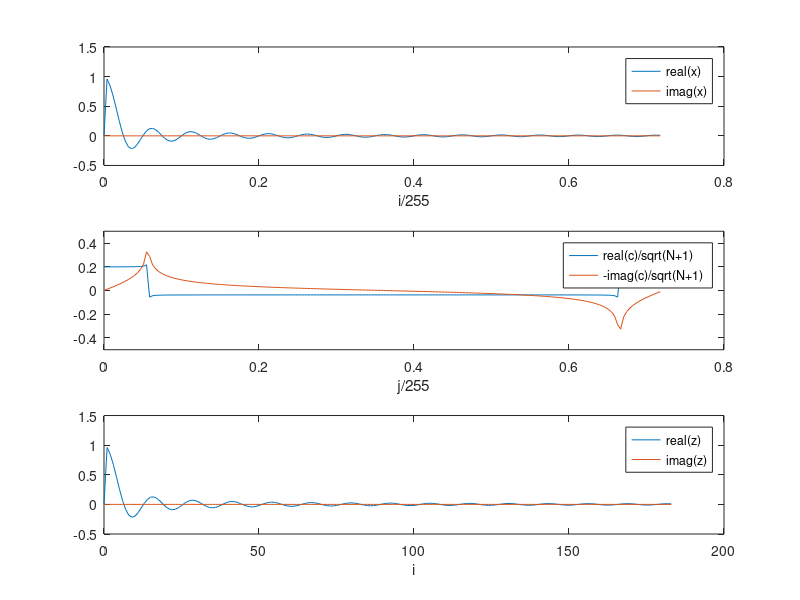

This figure's MATLAB source:
% F8FTSINC183S
% Fourier transform of sinz/z function of width 0 to d
% The FT (inverse) of the FT is also shown

function F8FTSINC183S;
% Original Function
i = (0:1:183);
d = 20;
x = sin(2*pi*d*(i/255))./(2*pi*d*(i/255));
x(1) = 0;
nx = length(i);


figure(1);
subplot(3,1,1);
plot(i/255,real(x),i/255,imag(x));
axis([0 0.8 -0.5 1.5]);
xlabel('i/255');
legend('real(x)','imag(x)');

%Fourier transform
c = fft(x);
%N = 183
N = length(c)-1;
j = (0:1:N);

subplot(3,1,2);
plot(j/255,real(c)/sqrt(N+1),j/255,-imag(c)/sqrt(N+1));
axis([0 0.8 -0.5 0.5]);
xlabel('j/255');
legend('real(c)/sqrt(N+1)','-imag(c)/sqrt(N+1)');

% The first zero of the FT
% is at 1/2d

%Fourier transform(inverse) of Fourier transform
z = ifft(c);
N = length(c)-1;
k = (0:1:N);

% 1/(2*d)=0.025

subplot(3,1,3);
plot(i,real(z),i,imag(z));
axis([0 200 -0.5 1.5]);
xlabel('i');
legend('real(z)','imag(z)');
